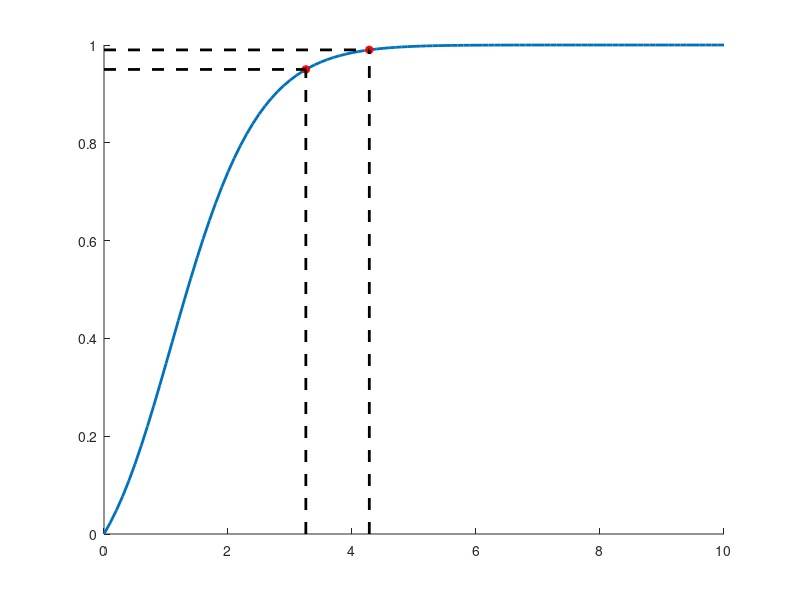

This chart was generated by the following MATLAB code:
% Set parameters:
x = 0:0.1:10;
sigma = 1;

% Initialize output:
y = zeros(size(x));

% Compute cdf values:
for i = 1 : size(x, 1)
    for j = 1 : size(x, 2)
        y(i, j) = (1 / sqrt(3)) * ( 3 / 2 - (3 / 2) * exp(-x(i, j)^2 / (3 * sigma^2)) * besseli(0, x(i, j)^2 / (6 * sigma^2)) ) - sqrt(3)...
            - ((2 - sqrt(3)) / 2) * marcumq(((2 - sqrt(3)) / 2) * sqrt(x(i, j) / sigma), ((2 + sqrt(3)) / 2) * sqrt(x(i, j) / sigma))...
            + ((2 + sqrt(3)) / 2) * marcumq(((2 + sqrt(3)) / 2) * sqrt(x(i, j) / sigma), ((2 - sqrt(3)) / 2) * sqrt(x(i, j) / sigma));
    end
end

% Plot the cdf and the 0.95 and 0.99 quantile:
figure(1)
hold on

% Plot cdf function:
plot(x, y, 'Linewidth', 2.0)

% Mark 0.95 and 0.99 quantile on the curve:
plot(3.2554, 0.95, 'r*', 'Linewidth', 2.0)
plot(4.2791, 0.99, 'r*', 'Linewidth', 2.0)

% Plot vertical lines:
plot([4.2791 4.2791], [0 0.99], 'k--', 'Linewidth', 2.0)
plot([3.2554 3.2554], [0 0.95], 'k--', 'Linewidth', 2.0)

% Plot horizontal lines:
plot([0 3.2554], [0.95 0.95], 'k--', 'Linewidth', 2.0)
plot([0 4.2791], [0.99 0.99], 'k--', 'Linewidth', 2.0)

hold off